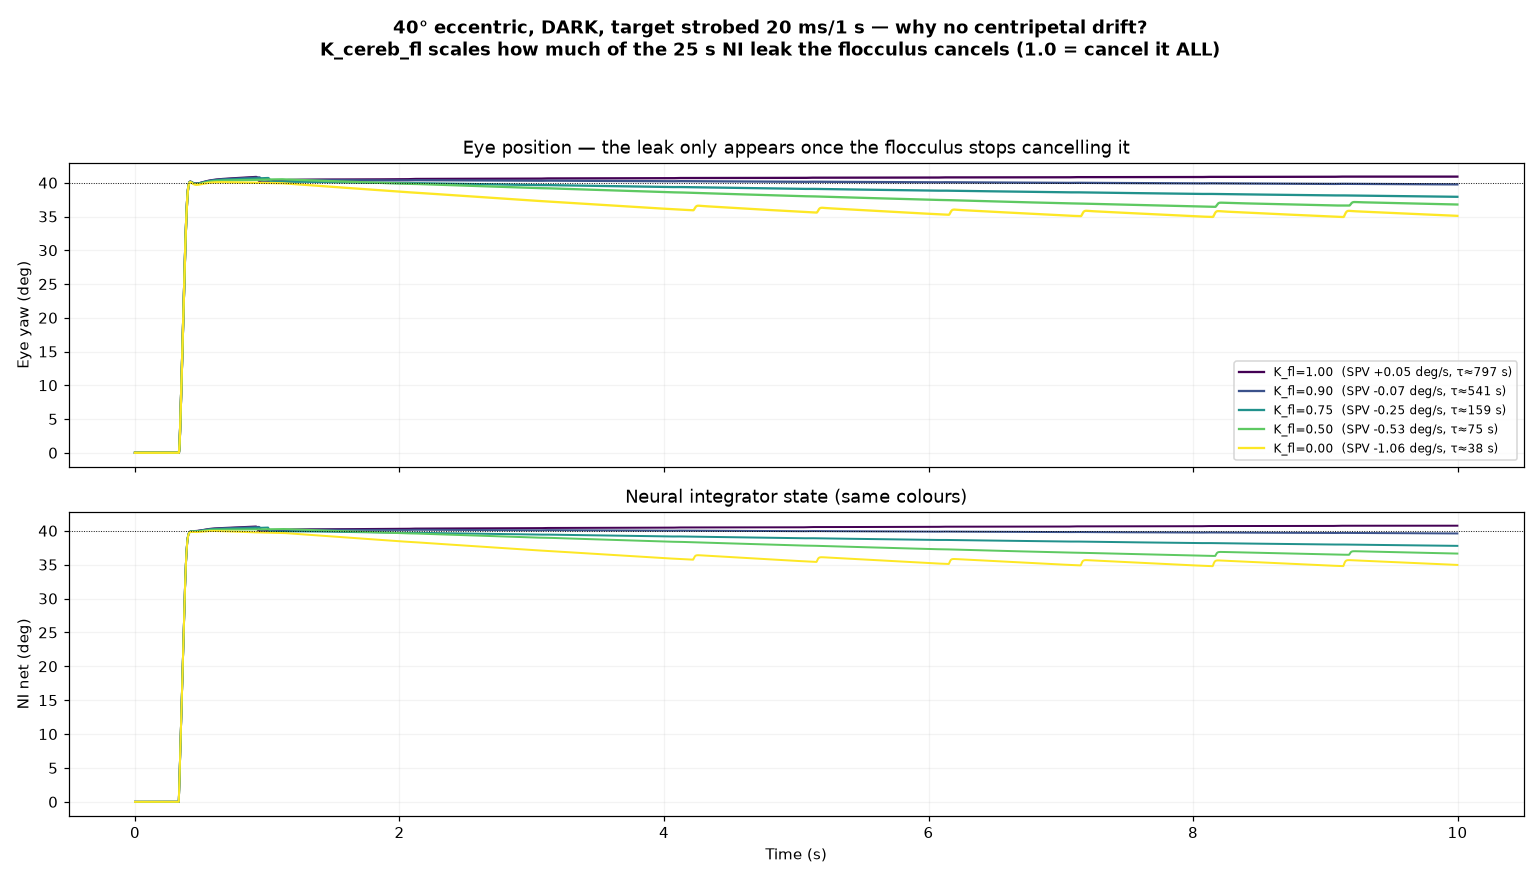

This figure's Python source:
"""Why doesn't the strobed eye drift toward zero?  Because K_cereb_fl=1 cancels the
leak exactly.  Sweep the cancellation gain and watch the centripetal drift appear."""
import numpy as np, jax, matplotlib
matplotlib.use('Agg'); import matplotlib.pyplot as plt
from oculomotor.sim.simulator import PARAMS_DEFAULT, with_brain, with_sensory, simulate, SimConfig
from oculomotor.sim import kinematics as km
from oculomotor.analysis import extract_spv_states, ni_net, ni_null

DT, DEG, TEND = 0.001, 40.0, 10.0
T_STEP, ACQ, PERIOD, ON_MS = 0.1, 1.0, 1.0, 20.0
B = with_brain(with_sensory(PARAMS_DEFAULT, sigma_canal=0, sigma_pos=0,
                            sigma_vel=0, sigma_slip=0), sigma_acc=0)
t = np.arange(0.0, TEND, DT); T = len(t)
pt = np.zeros((T, 3), np.float32)
pt[:, 0] = np.where(t < T_STEP, 0.0, np.tan(np.radians(DEG))).astype(np.float32); pt[:, 2] = 1.0
pulsed = np.where((t >= T_STEP) & (t < ACQ), 1.0, 0.0).astype(np.float32)
pulsed[(t >= ACQ) & (np.mod(t - ACQ, PERIOD) < ON_MS * 1e-3)] = 1.0

def run(K):
    th = with_brain(B, K_cereb_fl=K)
    st = simulate(th, t, target=km.build_target(t, lin_pos=pt, lin_vel=np.zeros((T,3), np.float32)),
                  target_strobed_array=np.zeros(T, np.float32),
                  scene_present_array=np.zeros(T, np.float32),
                  target_present_array=pulsed, max_steps=int(T*1.1)+1000,
                  sim_config=SimConfig(warmup_s=0.0), return_states=True, key=jax.random.PRNGKey(0))
    eye = (np.array(st.plant.left[:,0]) + np.array(st.plant.right[:,0]))/2.0
    spv = extract_spv_states(st, t, eye='version')[:,0]
    w = (t >= 2.0); v = spv[w][np.isfinite(spv[w])]
    return eye, float(np.mean(v)), np.array(ni_net(st))[:,0], np.array(ni_null(st))[:,0]

fig, axes = plt.subplots(2, 1, figsize=(14, 8), sharex=True)
fig.suptitle(f'{DEG:.0f}° eccentric, DARK, target strobed {ON_MS:.0f} ms/{PERIOD:.0f} s — '
             f'why no centripetal drift?\nK_cereb_fl scales how much of the {B.brain.tau_i:g} s '
             f'NI leak the flocculus cancels (1.0 = cancel it ALL)', fontsize=12, fontweight='bold')
print(f'{"K_cereb_fl":>11} {"SPV":>9} {"tau_eff":>9} {"eye@10s":>9}   expected leak = '
      f'-{DEG}/{B.brain.tau_i:g} = {-DEG/float(B.brain.tau_i):.2f} deg/s')
cmap = plt.get_cmap('viridis')
for i, K in enumerate((1.0, 0.9, 0.75, 0.5, 0.0)):
    eye, spv, ni, nul = run(K)
    tau = DEG/abs(spv) if abs(spv) > 1e-6 else float('inf')
    print(f'{K:11.2f} {spv:+9.3f} {tau:9.1f} {eye[-1]:9.3f}')
    c = cmap(i/4)
    axes[0].plot(t, eye, color=c, lw=1.5, label=f'K_fl={K:.2f}  (SPV {spv:+.2f} deg/s, τ≈{tau:.0f} s)')
    axes[1].plot(t, ni,  color=c, lw=1.3)
axes[0].axhline(DEG, color='k', lw=0.6, ls=':')
axes[0].set_ylabel('Eye yaw (deg)'); axes[0].legend(fontsize=8); axes[0].grid(True, alpha=0.15)
axes[0].set_title('Eye position — the leak only appears once the flocculus stops cancelling it')
axes[1].axhline(DEG, color='k', lw=0.6, ls=':')
axes[1].set_ylabel('NI net (deg)'); axes[1].set_xlabel('Time (s)'); axes[1].grid(True, alpha=0.15)
axes[1].set_title('Neural integrator state (same colours)')
fig.tight_layout(rect=[0,0,1,0.93])
fig.savefig('scratch/gaze_holding_diag/why_no_drift.png', dpi=110)
print('\nfigure -> scratch/gaze_holding_diag/why_no_drift.png')
